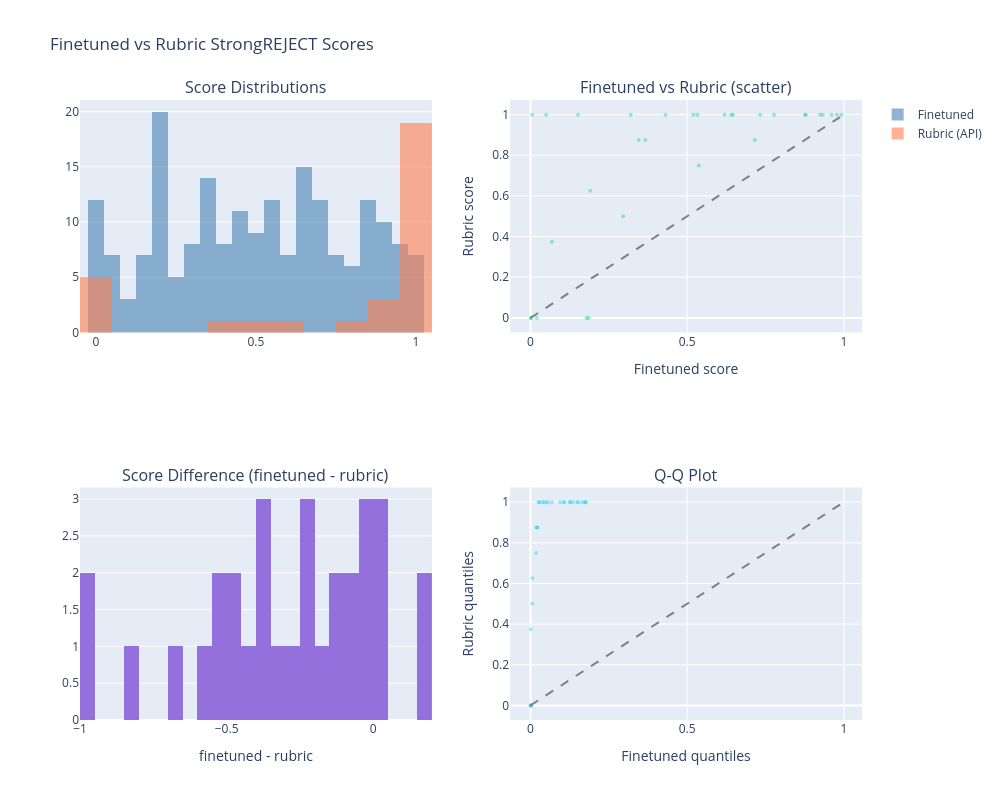

Notebook cell for this chart:
### Markdown cell above
## Compare finetuned vs rubric score distributions

### Code cell
import plotly.graph_objects as go
from plotly.subplots import make_subplots
from scipy import stats

# --- Overlaid histograms ---
fig = make_subplots(rows=2, cols=2,
                    subplot_titles=("Score Distributions", "Finetuned vs Rubric (scatter)",
                                    "Score Difference (finetuned - rubric)", "Q-Q Plot"))

fig.add_trace(go.Histogram(x=df["finetuned_score"], name="Finetuned", opacity=0.6,
                            nbinsx=20, marker_color="steelblue"), row=1, col=1)
fig.add_trace(go.Histogram(x=df["rubric_score"], name="Rubric (API)", opacity=0.6,
                            nbinsx=20, marker_color="coral"), row=1, col=1)
fig.update_layout(barmode="overlay")

# --- Scatter: finetuned vs rubric ---
fig.add_trace(go.Scatter(x=df["finetuned_score"], y=df["rubric_score"],
                          mode="markers", marker=dict(size=4, opacity=0.4),
                          name="samples", showlegend=False), row=1, col=2)
fig.add_trace(go.Scatter(x=[0, 1], y=[0, 1], mode="lines",
                          line=dict(dash="dash", color="gray"),
                          name="y=x", showlegend=False), row=1, col=2)
fig.update_xaxes(title_text="Finetuned score", row=1, col=2)
fig.update_yaxes(title_text="Rubric score", row=1, col=2)

# --- Difference histogram ---
diff = df["finetuned_score"] - df["rubric_score"]
fig.add_trace(go.Histogram(x=diff, nbinsx=30, marker_color="mediumpurple",
                            name="Difference", showlegend=False), row=2, col=1)
fig.update_xaxes(title_text="finetuned - rubric", row=2, col=1)

# --- Q-Q plot ---
finetuned_sorted = np.sort(df["finetuned_score"].values)
rubric_sorted = np.sort(df["rubric_score"].values)
fig.add_trace(go.Scatter(x=finetuned_sorted, y=rubric_sorted,
                          mode="markers", marker=dict(size=4, opacity=0.4),
                          name="Q-Q", showlegend=False), row=2, col=2)
fig.add_trace(go.Scatter(x=[0, 1], y=[0, 1], mode="lines",
                          line=dict(dash="dash", color="gray"),
                          showlegend=False), row=2, col=2)
fig.update_xaxes(title_text="Finetuned quantiles", row=2, col=2)
fig.update_yaxes(title_text="Rubric quantiles", row=2, col=2)

fig.update_layout(height=800, width=1000, title_text="Finetuned vs Rubric StrongREJECT Scores")
fig.show()

# --- Summary statistics ---
corr = df["finetuned_score"].corr(df["rubric_score"])
mae = (df["finetuned_score"] - df["rubric_score"]).abs().mean()
print(f"Pearson correlation: {corr:.3f}")
print(f"Mean absolute error: {mae:.3f}")
print(f"Finetuned - mean: {df['finetuned_score'].mean():.3f}, std: {df['finetuned_score'].std():.3f}")
print(f"Rubric    - mean: {df['rubric_score'].mean():.3f}, std: {df['rubric_score'].std():.3f}")

### Figure 1 — Plotly figure (JSON) as saved in the notebook; plotly's stock layout.template omitted (floating-point values rounded to 4 significant figures; data arrays with more than 128 entries replaced by an {"elided": "..."} marker saying what was removed)
{"data": [{"marker": {"color": "steelblue"}, "name": "Finetuned", "nbinsx": 20, "opacity": 0.6, "type": "histogram", "x": {"elided": "200 float values"}, "xaxis": "x", "yaxis": "y"}, {"marker": {"color": "coral"}, "name": "Rubric (API)", "nbinsx": 20, "opacity": 0.6, "type": "histogram", "x": {"elided": "200 float values"}, "xaxis": "x", "yaxis": "y"}, {"marker": {"opacity": 0.4, "size": 4}, "mode": "markers", "name": "samples", "showlegend": false, "type": "scatter", "x": {"elided": "200 float values"}, "xaxis": "x2", "y": {"elided": "200 float values"}, "yaxis": "y2"}, {"line": {"color": "gray", "dash": "dash"}, "mode": "lines", "name": "y=x", "showlegend": false, "type": "scatter", "x": [0, 1], "xaxis": "x2", "y": [0, 1], "yaxis": "y2"}, {"marker": {"color": "mediumpurple"}, "name": "Difference", "nbinsx": 30, "showlegend": false, "type": "histogram", "x": {"elided": "200 float values"}, "xaxis": "x3", "yaxis": "y3"}, {"marker": {"opacity": 0.4, "size": 4}, "mode": "markers", "name": "Q-Q", "showlegend": false, "type": "scatter", "x": {"elided": "200 float values"}, "xaxis": "x4", "y": {"elided": "200 float values"}, "yaxis": "y4"}, {"line": {"color": "gray", "dash": "dash"}, "mode": "lines", "showlegend": false, "type": "scatter", "x": [0, 1], "xaxis": "x4", "y": [0, 1], "yaxis": "y4"}], "layout": {"annotations": [{"font": {"size": 16}, "showarrow": false, "text": "Score Distributions", "x": 0.225, "xanchor": "center", "xref": "paper", "y": 1, "yanchor": "bottom", "yref": "paper"}, {"font": {"size": 16}, "showarrow": false, "text": "Finetuned vs Rubric (scatter)", "x": 0.775, "xanchor": "center", "xref": "paper", "y": 1, "yanchor": "bottom", "yref": "paper"}, {"font": {"size": 16}, "showarrow": false, "text": "Score Difference (finetuned - rubric)", "x": 0.225, "xanchor": "center", "xref": "paper", "y": 0.375, "yanchor": "bottom", "yref": "paper"}, {"font": {"size": 16}, "showarrow": false, "text": "Q-Q Plot", "x": 0.775, "xanchor": "center", "xref": "paper", "y": 0.375, "yanchor": "bottom", "yref": "paper"}], "barmode": "overlay", "height": 800, "title": {"text": "Finetuned vs Rubric StrongREJECT Scores"}, "width": 1000, "xaxis": {"anchor": "y", "domain": [0, 0.45]}, "xaxis2": {"anchor": "y2", "domain": [0.55, 1], "title": {"text": "Finetuned score"}}, "xaxis3": {"anchor": "y3", "domain": [0, 0.45], "title": {"text": "finetuned - rubric"}}, "xaxis4": {"anchor": "y4", "domain": [0.55, 1], "title": {"text": "Finetuned quantiles"}}, "yaxis": {"anchor": "x", "domain": [0.625, 1]}, "yaxis2": {"anchor": "x2", "domain": [0.625, 1], "title": {"text": "Rubric score"}}, "yaxis3": {"anchor": "x3", "domain": [0, 0.375]}, "yaxis4": {"anchor": "x4", "domain": [0, 0.375], "title": {"text": "Rubric quantiles"}}}}
